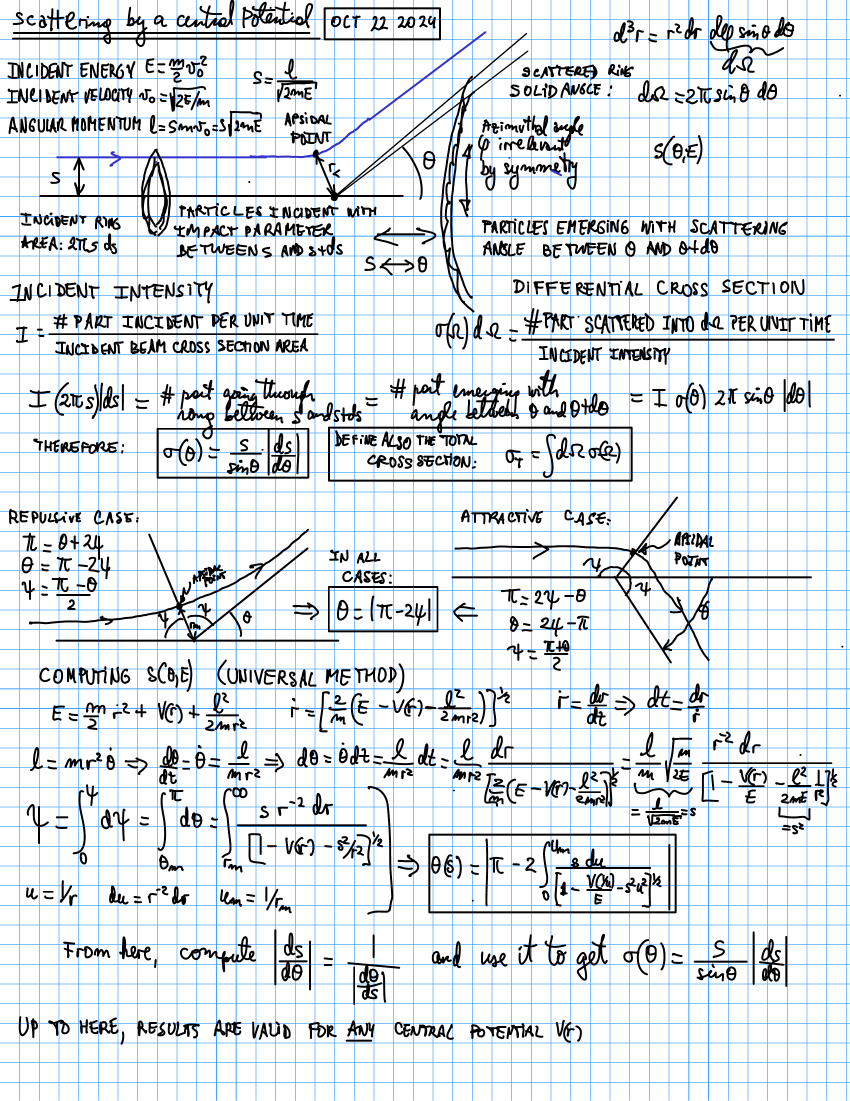
#> input picture Castillo_AI_TA_Project/Multi_Agent_Approach/MyNotes/ForColleagues/Worked_Example/Intermediate/pages/page-1.png, 2550 x 3301 px, found by its file name (shown at 1/3 size); its folder holds 4 pictures in this run
$ python scr_l.py
#> lines starting #> are read from the running program, lines starting #| are printed output that depends on the picture; after the words box and inside, x2 and y2 are one past the last pixel; in counts of white or black regions, pixels touching at a corner belong together
import numpy as np, json
from PIL import Image
from scipy import ndimage
BASE="/home/plewis/Research/_Completed/AI_TA_Castillo_Project/Multi_Agent_approach/MyNotes/"
OUT="/tmp/claude-1000/-home-plewis-Sum-26-AI-TA-task-Summer-26-Dr--Castillo-AI-TA-Task-Multi-Agent-approach-MyNotes/9fa0a01a-49bf-4b50-9471-fcf4fbb65f69/scratchpad/"
def lay(pg):
#> called with pg = 1
    a=np.asarray(Image.open(BASE+f"staging/scattering_hamiltonian/pages/page-{pg}.png").convert("RGB")).astype(int)
    R,G,B=a[...,0],a[...,1],a[...,2]; dark=a.max(2)<235
#> after `R, G, B = (a[..., 0], a[..., 1], a[..., 2])`: R: shape (3301, 2550) int64; 158 distinct labels, from 0 to 255
#> after `R, G, B = (a[..., 0], a[..., 1], a[..., 2])`: G: shape (3301, 2550) int64; 171 distinct labels, from 0 to 255
#> after `R, G, B = (a[..., 0], a[..., 1], a[..., 2])`: B: shape (3301, 2550) int64; 162 distinct labels, from 0 to 255
#> after `dark = a.max(2) < 235`: dark: shape (3301, 2550) bool; 10.4% white; 931 white regions, largest, box (x1, y1, x2, y2) and area: (118, 94, 1585, 938) 48926, (1354, 1489, 2436, 1991) 23584, (86, 1586, 1018, 1928) 22497
    grid=dark&(B-R>=45)&(G-R>=60); blue=dark&(B-R>=45)&(G-R<60)
#> after `grid = dark & (B - R >= 45) & (G - R >= 60)`: grid: shape (3301, 2550) bool; 0.06% white in thin lines or dots
#> after `blue = dark & (B - R >= 45) & (G - R < 60)`: blue: shape (3301, 2550) bool; 0.16% white; 2822 white regions (2814 under 20 px), largest, box (x1, y1, x2, y2) and area: (955, 94, 1459, 465) 3937, (481, 463, 939, 475) 2891, (169, 454, 450, 500) 2115
    red=dark&(R-B>=45)&(R-G>=45); black=dark&~grid&~blue&~red
#> after `red = dark & (R - B >= 45) & (R - G >= 45)`: red: shape (3301, 2550) bool; every value is 0
#> after `black = dark & ~grid & ~blue & ~red`:
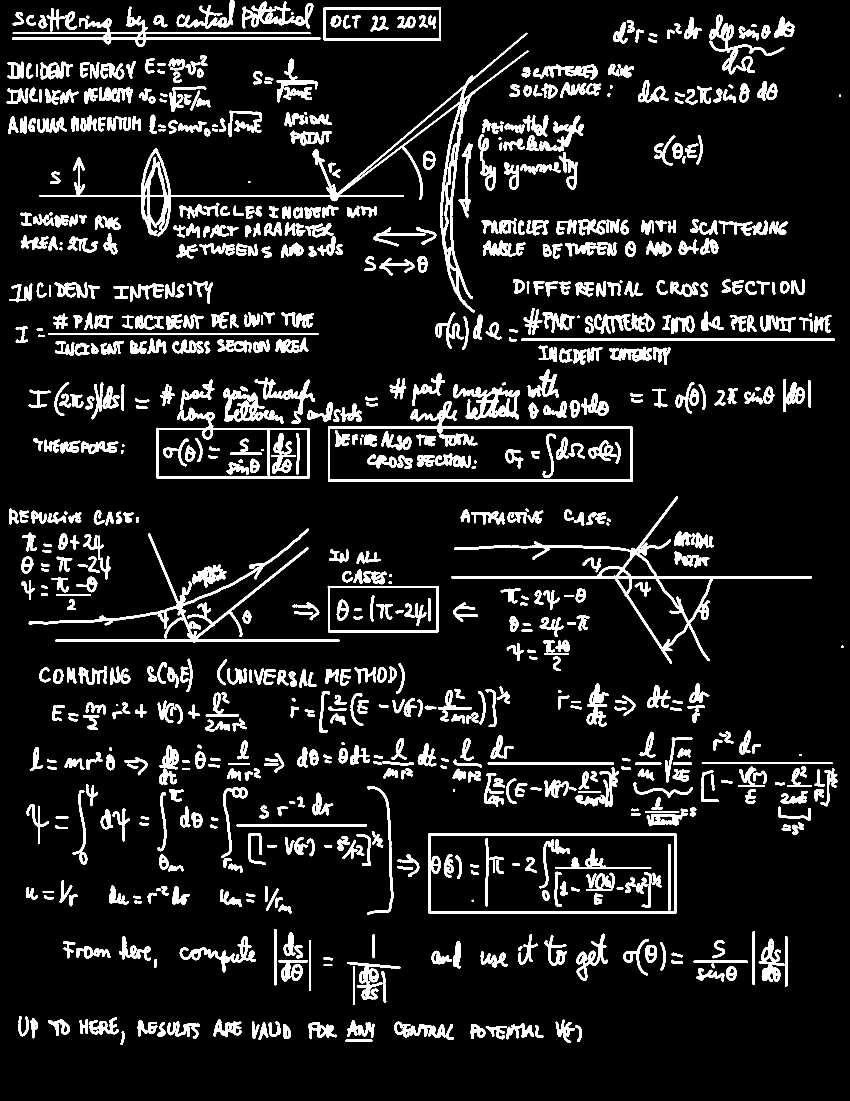
#> black: shape (3301, 2550) bool (shown at 1/3 size); 10.2% white; 934 white regions, largest, box (x1, y1, x2, y2) and area: (119, 98, 1585, 938) 39437, (1354, 1489, 2436, 1991) 23368, (86, 1586, 1018, 1928) 22311
    return grid,blue,red,black,a
g,b,r,k,a1=lay(1)
box=[20,150,1438,848]
inside=np.zeros_like(b); inside[box[1]:box[3],box[0]:box[2]]=True
print("=== BLUE TRAJECTORY vs fig1 CROP BOX ===")
print(f" total blue pen px page1: {int(b.sum())}")
#|  total blue pen px page1: 13176
print(f"   inside crop box : {int((b&inside).sum())} ({(b&inside).sum()/b.sum()*100:.1f}%)")
#|    inside crop box : 9186 (69.7%)
print(f"   OUTSIDE crop box: {int((b&~inside).sum())} ({(b&~inside).sum()/b.sum()*100:.1f}%)")
#|    OUTSIDE crop box: 3990 (30.3%)
out=b&~inside; ys,xs=np.where(out)
#> after `out = b & ~inside`: out: shape (3301, 2550) bool; 0.05% white in thin lines or dots
#> after `ys, xs = np.where(out)`: ys = 3990 values from 25 to 3129; xs = 3990 values, max 2509 at index 3282, min 27 at index 2328, mean 1274.1
print(f"   lost blue bbox: y[{ys.min()},{ys.max()}] x[{xs.min()},{xs.max()}]")
#|    lost blue bbox: y[25,3129] x[27,2509]
print(f"   lost above top (y<150): {int(b[:150].sum())} px ; lost right of x=1438: {int(b[:,1438:].sum())} px")
#|    lost above top (y<150): 783 px ; lost right of x=1438: 1828 px
# grayscale separability blue vs black
def lum(c):
    c=np.asarray(c,float)/255.
    c=np.where(c<=0.04045,c/12.92,((c+0.055)/1.055)**2.4)
    return 0.2126*c[...,0]+0.7152*c[...,1]+0.0722*c[...,2]
Lb=lum(a1[b]); Lk=lum(a1[k]); Lg=lum(a1[g])
#> after `Lb = lum(a1[b])`: Lb = 13176 values, max 0.483 at index 9914, min 0.00874 at index 7601, mean 0.0769
#> after `Lg = lum(a1[g])`: Lg = 5216 values, max 0.277 at index 5, min 0.118 at index 2542, mean 0.202
mb,mk,mg=np.percentile(Lb,50),np.percentile(Lk,50),np.percentile(Lg,50)
#> mb = 0.0743; mk = 0; mg = 0.219
print("\n=== GRAYSCALE SEPARABILITY (median relative luminance) ===")
print(f"  black ink L={mk:.4f}   blue pen L={mb:.4f}   grid L={mg:.4f}   paper L=1.0")
#|   black ink L=0.0000   blue pen L=0.0743   grid L=0.2189   paper L=1.0
print(f"  CR blue vs black = {(max(mb,mk)+0.05)/(min(mb,mk)+0.05):.2f}:1   (WCAG non-text needs >=3:1 to be told apart)")
#|   CR blue vs black = 2.49:1   (WCAG non-text needs >=3:1 to be told apart)
print(f"  CR grid vs blue  = {(max(mg,mb)+0.05)/(min(mg,mb)+0.05):.2f}:1")
#|   CR grid vs blue  = 2.16:1
print(f"  mean RGB blue pen {a1[b].mean(0).round(1)}   black {a1[k].mean(0).round(1)}   grid {a1[g].mean(0).round(1)}")
#|   mean RGB blue pen [ 47.1  58.8 175.6]   black [25.1 25.1 25.1]   grid [ 49.6 125.8 200.1]
# page4 red
g4,b4,r4,k4,a4=lay(4)
#> call 2 of lay, with pg = 4
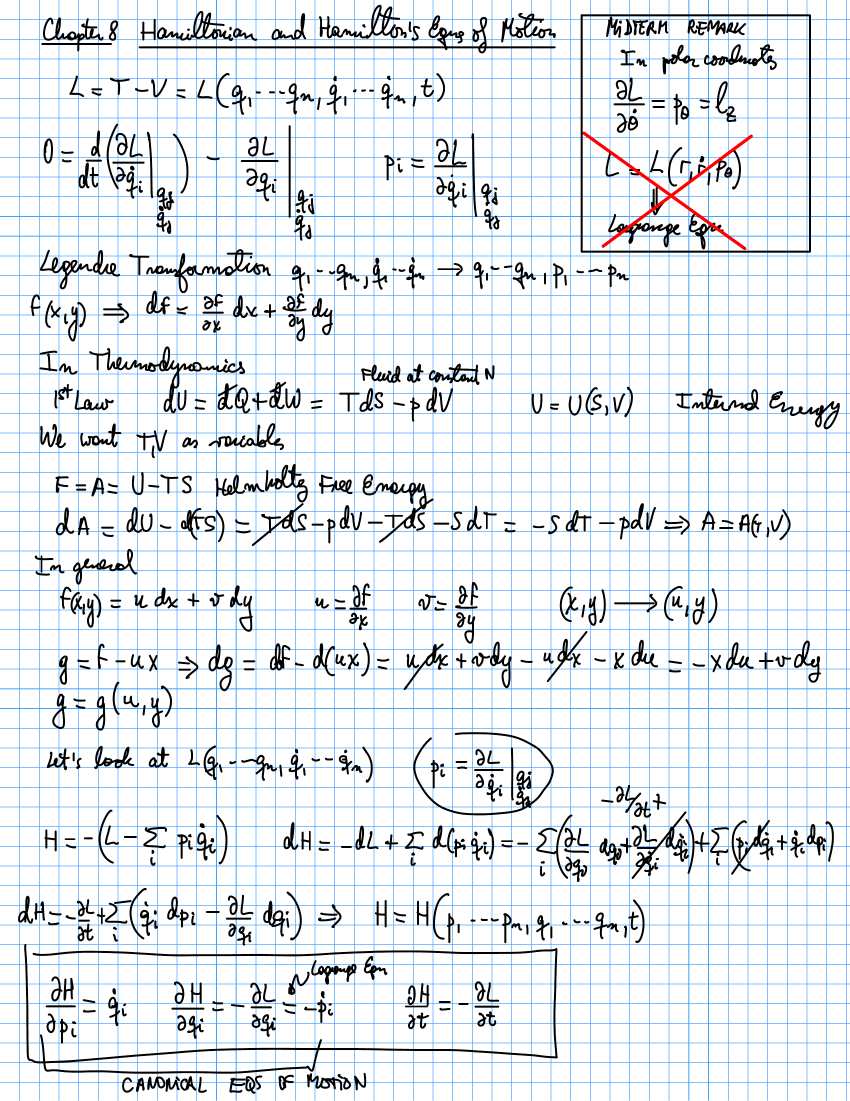
#> input picture Castillo_AI_TA_Project/Multi_Agent_Approach/MyNotes/ForColleagues/Worked_Example/Intermediate/pages/page-4.png, 2550 x 3301 px, found by its file name (shown at 1/3 size)
#> in lay (call 2), `R, G, B = (a[..., 0], a[..., 1], a[..., 2])`: R: shape (3301, 2550) int64; 173 distinct labels, from 0 to 255
#> in lay (call 2), `R, G, B = (a[..., 0], a[..., 1], a[..., 2])`: G: shape (3301, 2550) int64; 141 distinct labels, from 0 to 255
#> in lay (call 2), `R, G, B = (a[..., 0], a[..., 1], a[..., 2])`: B: shape (3301, 2550) int64; 116 distinct labels, from 0 to 255
#> in lay (call 2), `dark = a.max(2) < 235`: dark: shape (3301, 2550) bool; 7.1% white; 675 white regions (56 under 20 px), largest, box (x1, y1, x2, y2) and area: (72, 2831, 1674, 3222) 33104, (1742, 42, 2433, 758) 18160, (416, 46, 1667, 161) 12300
#> in lay (call 2), `grid = dark & (B - R >= 45) & (G - R >= 60)`: grid: shape (3301, 2550) bool; 0.05% white in thin lines or dots
#> in lay (call 2), `blue = dark & (B - R >= 45) & (G - R < 60)`: blue: shape (3301, 2550) bool; 0.03% white in thin lines or dots
#> in lay (call 2), `red = dark & (R - B >= 45) & (R - G >= 45)`: red: shape (3301, 2550) bool; 0% white in thin lines or dots, all inside (x1, y1, x2, y2) = (1747, 397, 2257, 730)
#> in lay (call 2), `black = dark & ~grid & ~blue & ~red`: black: shape (3301, 2550) bool; 7% white; 643 white regions (24 under 20 px), largest, box (x1, y1, x2, y2) and area: (72, 2831, 1674, 3222) 32812, (1742, 42, 2433, 758) 18134, (416, 46, 1667, 161) 12259
ys,xs=np.where(r4)
#> ys = 229 values from 397 to 729; xs = 229 values, max 2256 at index 5, min 1747 at index 0, mean 1995
print(f"\n=== PAGE 4 RED ===\n  red px={int(r4.sum())} bbox y[{ys.min()},{ys.max()}] x[{xs.min()},{xs.max()}]  mean RGB {a4[r4].mean(0).round(1)}")
#| === PAGE 4 RED ===
#|   red px=229 bbox y[397,729] x[1747,2256]  mean RGB [158.1  12.3  17.5]
Image.fromarray(np.asarray(Image.open(BASE+"staging/scattering_hamiltonian/pages/page-4.png").convert("RGB"))[350:760,1650:2350]).save(OUT+"p4_red.png")
# fig0
Image.fromarray(np.asarray(Image.open(BASE+"staging/scattering_hamiltonian/pages/page-2.png").convert("RGB"))[0:300,1400:1980]).resize((1160,600)).save(OUT+"fig0_pad.png")
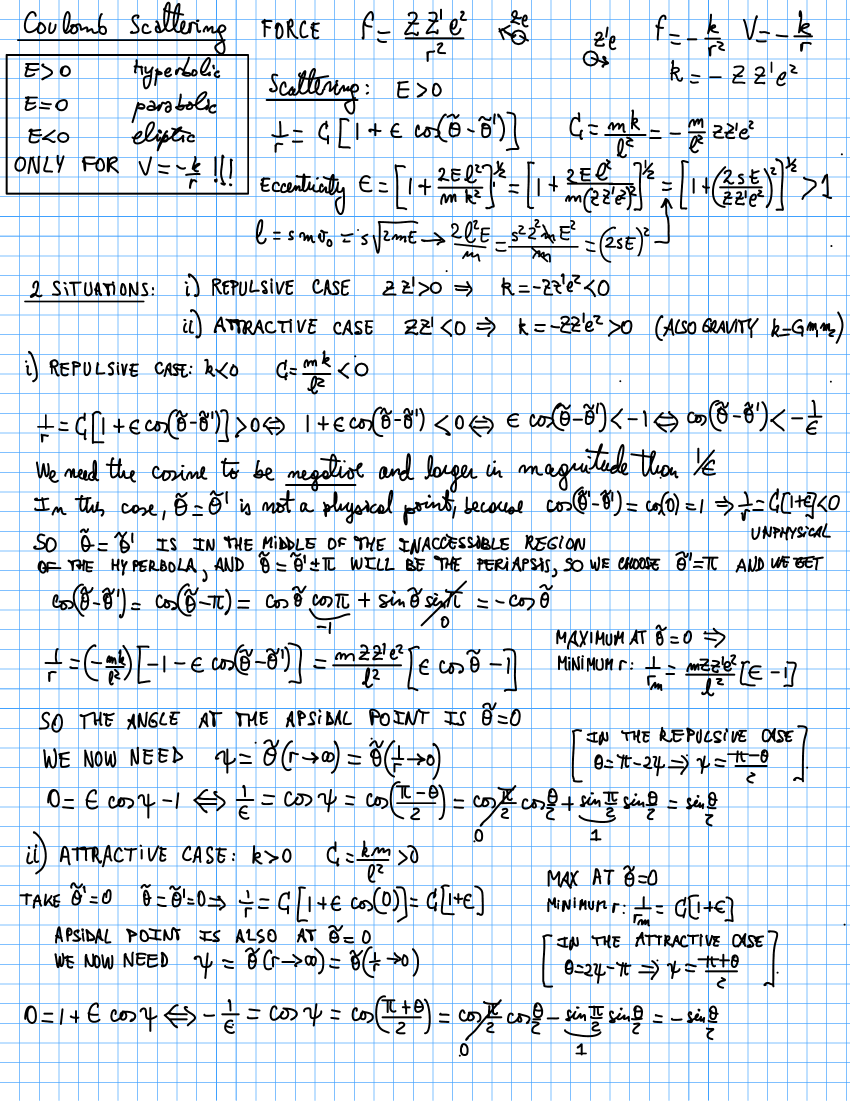
#> input picture Castillo_AI_TA_Project/Multi_Agent_Approach/MyNotes/ForColleagues/Worked_Example/Intermediate/pages/page-2.png, 2550 x 3301 px, found by its file name (shown at 1/3 size)
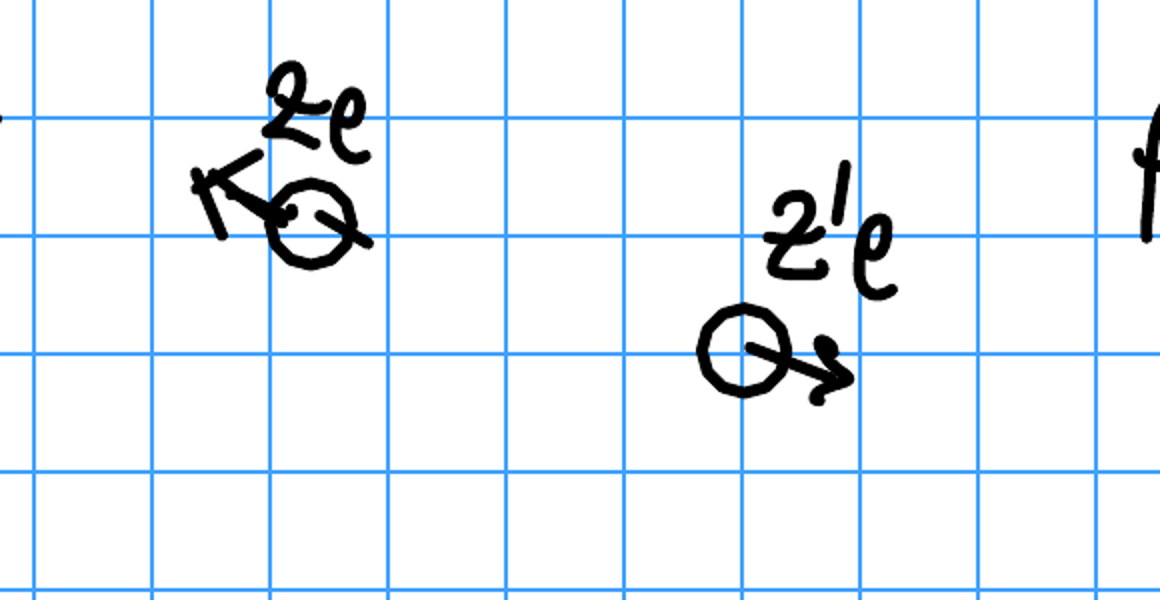
#> saved as fig0_pad.png: PIL image 1160x600 RGB; mean R, G, B 233.5, 240, 246.3
print("saved p4_red.png, fig0_pad.png")
